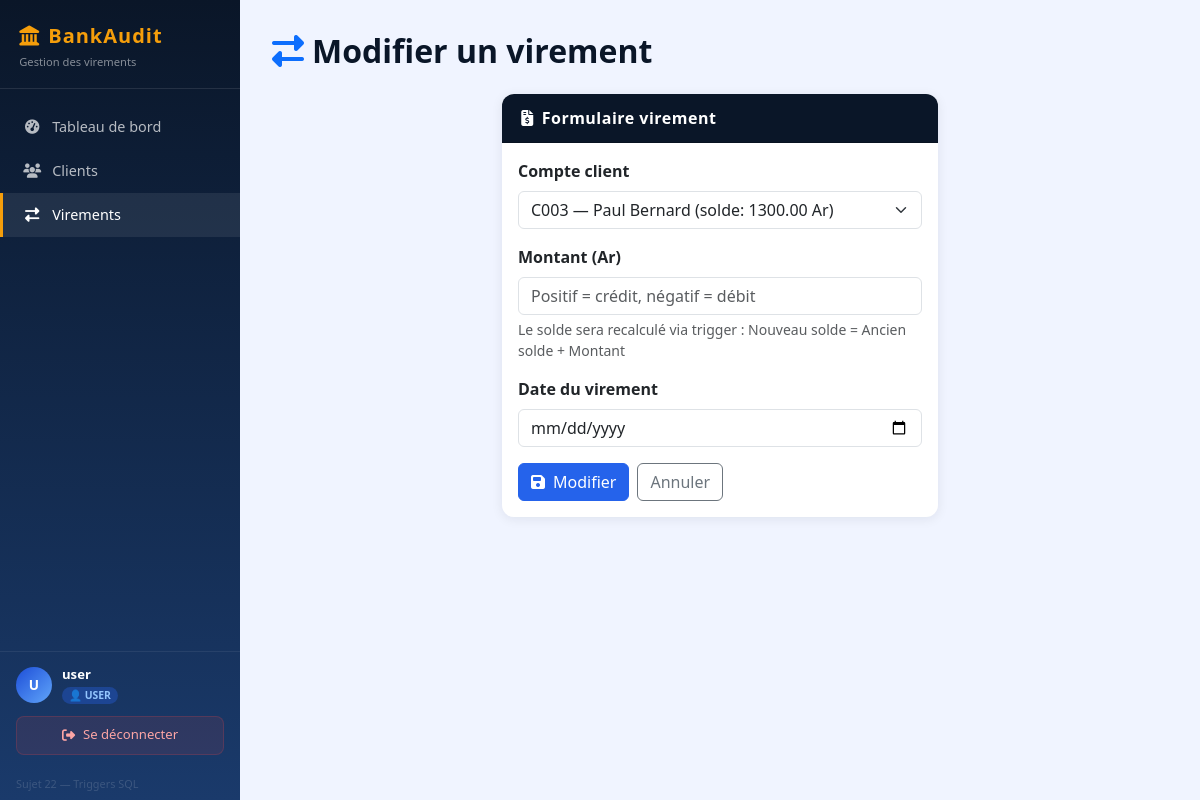
Before: /virements/edit/11 (signed in) with the older database file.
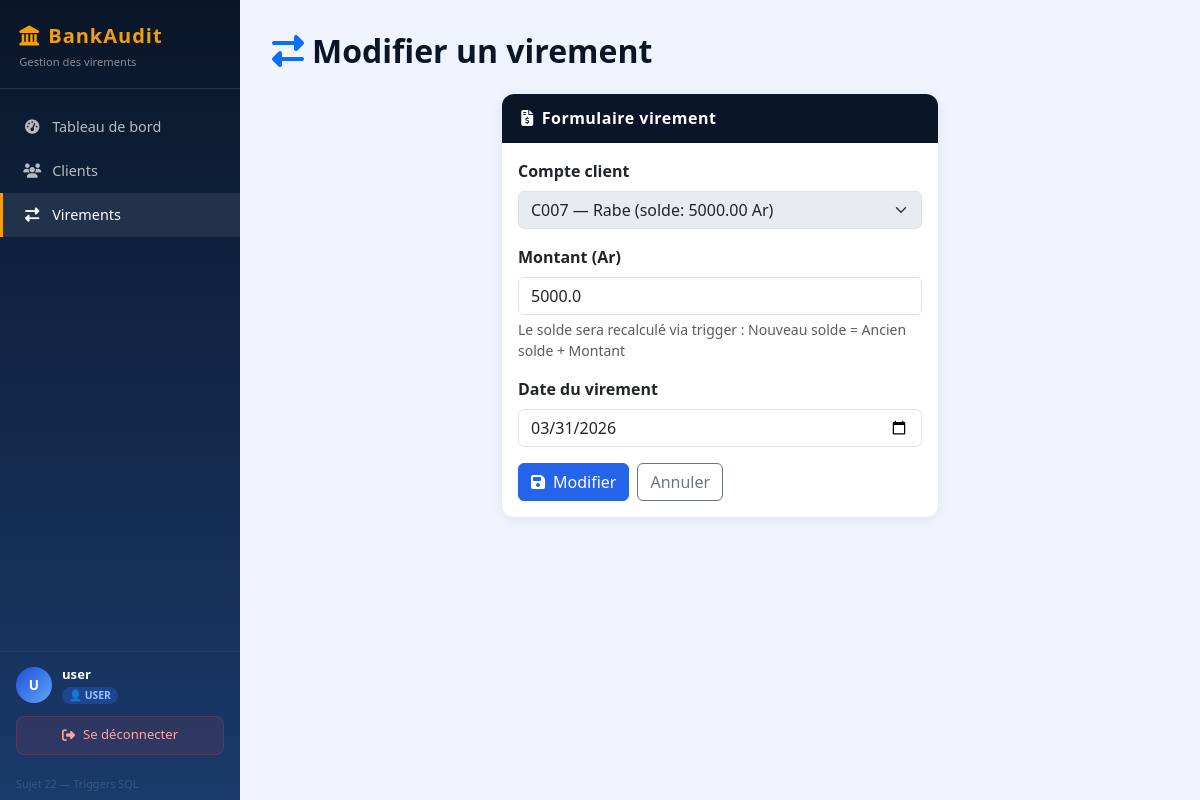
After: the same page with the newer database file.
### tables this page shows
CREATE TABLE virement (
            n_virement INTEGER PRIMARY KEY AUTOINCREMENT,
            n_compte TEXT NOT NULL,
            id_user TEXT NOT NULL,
            montant REAL NOT NULL,
            date_virement TEXT NOT NULL,
            FOREIGN KEY (n_compte) REFERENCES client(n_compte),
            FOREIGN KEY (id_user) REFERENCES user(id_user)
        );

CREATE TABLE client (
            n_compte TEXT PRIMARY KEY,
            nomclient TEXT NOT NULL,
            solde REAL NOT NULL DEFAULT 0
        );

### routes/virement.py (the view, shortened to what this page needs)
@bp_virement.route('/virements/edit/<int:n_virement>', methods=['GET', 'POST'])
@login_required
def edit_virement(n_virement):
    conn = get_db()
    v = conn.execute('SELECT * FROM virement WHERE n_virement=?', (n_virement,)).fetchone()
    clients = conn.execute('SELECT * FROM client').fetchall()
    conn.close()
    return render_template('virement_form.html', action='Modifier', virement=v, clients=clients)

### db.py (called while the page is built)
def get_db():
    conn = sqlite3.connect(DB_PATH)
    conn.row_factory = sqlite3.Row
    return conn

### templates/virement_form.html (shortened to what this page needs)
{% extends 'base.html' %}
{% block content %}
<div class="page-header">
  <h2><i class="fa fa-right-left me-2 text-primary"></i>{{ action }} un virement</h2>
</div>
<div class="row justify-content-center">
  <div class="col-md-6">
    <div class="card">
      <div class="card-header"><h6><i class="fa fa-file-invoice-dollar me-2"></i>Formulaire virement</h6></div>
      <div class="card-body">
        <form method="post">
          <div class="mb-3">
            <label class="form-label fw-semibold">Compte client</label>
            <select name="n_compte" class="form-select" required {% if virement %}disabled{% endif %}>
              {% for c in clients %}
              <option value="{{ c.n_compte }}"
                {% if virement and virement.n_compte == c.n_compte %}selected{% endif %}>
                {{ c.n_compte }} — {{ c.nomclient }} (solde: {{ "%.2f"|format(c.solde) }} Ar)
              </option>
              {% endfor %}
            </select>
          </div>
          <div class="mb-3">
            <label class="form-label fw-semibold">Montant (Ar)</label>
            <input type="number" name="montant" step="0.01" class="form-control"
                   value="{{ virement.montant if virement else '' }}"
                   placeholder="Positif = crédit, négatif = débit" required>
            <div class="form-text">Le solde sera recalculé via trigger : Nouveau solde = Ancien solde + Montant</div>
          </div>
          <div class="mb-3">
            <label class="form-label fw-semibold">Date du virement</label>
            <input type="date" name="date_virement" class="form-control"
                   value="{{ virement.date_virement if virement else '' }}" required>
          </div>
          <div class="d-flex gap-2">
            <button type="submit" class="btn btn-primary">
              <i class="fa fa-save me-2"></i>{{ action }}
            </button>
            <a href="{{ url_for('bp_virement.virements') }}" class="btn btn-outline-secondary">Annuler</a>
          </div>
        </form>
      </div>
    </div>
  </div>
</div>
{% endblock %}

Changed rows visible on the page:
added virement: n_compte "C007 — Rabe (solde: 5000.00 Ar)", montant "5000.0", date_virement "03/31/2026"
Other visible differences:
form field n_compte: "C003 — Paul Bernard (solde: 1300.00 Ar)" → (not shown)
